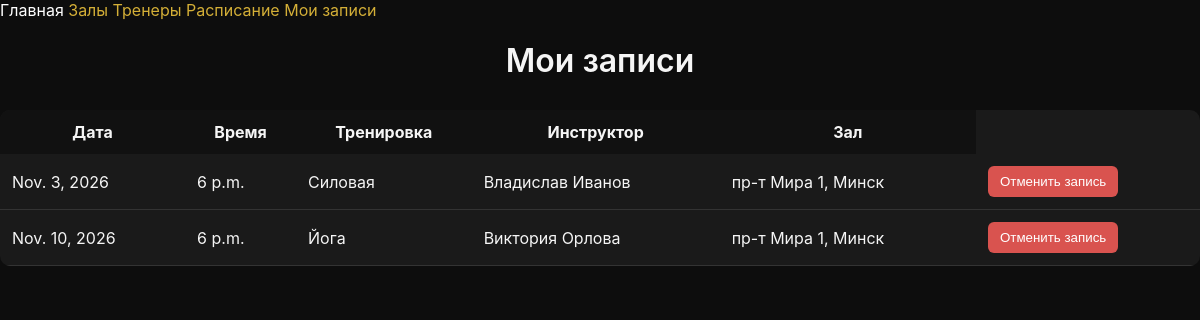
/records/my/ (signed in), run on an earlier commit of the app's database.
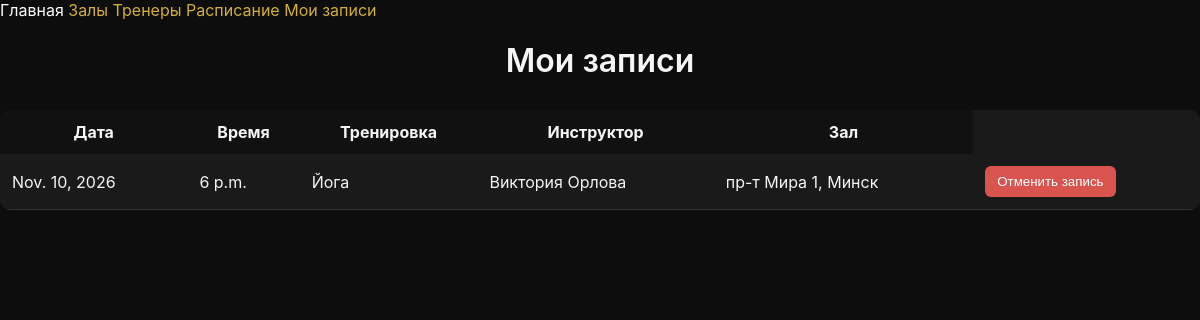
And on a later commit of the database.
### records/models.py (models this page shows, shortened)
class TrainingRecord(models.Model):
    user = models.ForeignKey(
        UserProfile,
        on_delete=models.CASCADE,
        related_name='records',
        verbose_name='Пользователь'
    )
    training = models.ForeignKey(
        Training,
        on_delete=models.CASCADE,
        related_name='records',
        verbose_name='Тренировка'
    )
    created_at = models.DateTimeField(auto_now_add=True)
    class Meta:
        verbose_name = "Запись на тренировку"
        verbose_name_plural = "Записи на тренировки"
        unique_together = ('user', 'training')

### training/models.py (models this page shows, shortened)
class Training(models.Model):
    gym = models.ForeignKey(Gym, on_delete=models.CASCADE, related_name='trainings', verbose_name='Зал')
    name = models.CharField(max_length=100, null=True, blank=True, verbose_name='Название тренировки')
    instructor = models.ForeignKey(Instructor, on_delete=models.SET_NULL,
                                   null=True, blank=True, related_name='trainings', verbose_name='Инструктор')
    date = models.DateField(verbose_name='Дата тренировки')
    training_time = models.TimeField(verbose_name='Время тренировки')
    duration = models.PositiveIntegerField(default=60, verbose_name='Длительность (мин)')
    max_participants = models.PositiveIntegerField(default=10, verbose_name='Количество мест')
    start_of_recording = models.TimeField(verbose_name='Начало записи') # todo datetime field
    activation = models.BooleanField(default=True, verbose_name='Активна')
    class Meta:
        verbose_name = "Тренировка"
        verbose_name_plural = "Тренировки"

### instructor/models.py (models this page shows, shortened)
class Instructor(models.Model):
    gym = models.ForeignKey(Gym, on_delete=models.CASCADE, related_name='instructors', verbose_name='Название зала')
    first_name = models.CharField(max_length=100, verbose_name="Имя")
    last_name = models.CharField(max_length=100, verbose_name="Фамилия")
    experience = models.PositiveIntegerField(verbose_name="Опыт (лет)", default=1)
    photo = models.ImageField(
        upload_to='instructors/',
        null=True,
        blank=True,
        verbose_name='Фото инструктора'
    )
    @property
    def full_name(self):
        return f"{self.first_name} {self.last_name}"
    class Meta:
        verbose_name = "Инструктор"
        verbose_name_plural = "Инструкторы"

### gym/models.py (models this page shows, shortened)
class Gym(models.Model):
    address = models.CharField(max_length=255, unique=True, verbose_name='Адрес зала')
    open = models.TimeField(default="08:00", verbose_name="Открытие")
    close = models.TimeField(default="22:00", verbose_name="Закрытие")
    contact_phone = models.CharField(max_length=25, verbose_name='Номер телефона', null=True, blank=True)
    description = models.TextField(blank=True, null=True, verbose_name='Описание зала')
    photo = models.ImageField(
        upload_to='gyms/',
        null=True,
        blank=True,
        verbose_name='Фото зала'
    )
    class Meta:
        verbose_name = "Зал (филиал)"
        verbose_name_plural = "Залы (филиалы)"

### records/views.py (the view)
# urls.py: path('my/', MyRecordsView.as_view(), name='my_records'),
class MyRecordsView(APIView):
    renderer_classes = [TemplateHTMLRenderer]
    template_name = 'my_records.html'
    def get(self, request):
        records = (
            TrainingRecord.objects
            .filter(user=request.user.profile)
            .select_related(
                'training',
                'training__instructor',
                'training__gym'
            )
            .order_by('training__date')
        )
        return Response({
            'records': records
        })

### records/templates/my_records.html (shortened to what this page needs)
{% extends 'base.html' %}
{% load static %}
{% block content %}
<h1 class="network-title" style="text-align:center; margin-bottom:30px;">
    Мои записи
</h1>
<table style="width:100%; border-collapse:collapse; background:#1A1A1A; border-radius:10px; overflow:hidden;">
    <tr style="background:#111;">
        <th style="padding:12px;">Дата</th>
        <th style="padding:12px;">Время</th>
        <th style="padding:12px;">Тренировка</th>
        <th style="padding:12px;">Инструктор</th>
        <th style="padding:12px;">Зал</th>
    </tr>
    {% for r in records %}
        <tr style="border-bottom:1px solid #333;">
            <td style="padding:12px;">{{ r.training.date }}</td>
            <td style="padding:12px;">{{ r.training.training_time }}</td>
            <td style="padding:12px;">{{ r.training.name }}</td>
            <td style="padding:12px;">{{ r.training.instructor.full_name }}</td>
            <td style="padding:12px;">{{ r.training.gym.address }}</td>
            <td style="padding:12px;">
                <form
                    method="post"
                    action="{% url 'records:cancel_record' r.id %}"
                >
                    <button
                    type="submit"
                    style="
                        background:#d9534f;
                        color:white;
                        border:none;
                        padding:8px 12px;
                        border-radius:6px;
                        cursor:pointer;
                    "
                >
                    Отменить запись
                    </button>
                </form>
            </td>
        </tr>
    {% empty %}
        <tr>
            <td colspan="6" style="padding:20px; text-align:center; color:#ccc;">
                У вас пока нет записей
            </td>
        </tr>
    {% endfor %}
</table>
{% endblock %}

What changed in the data, as far as the page shows it:
removed TrainingRecord: training "Nov. 3, 2026", training.training_time "6 p.m.", training.name "Силовая", training.instructor.full_name "Владислав Иванов", training.gym.address "пр-т Мира 1, Минск"
